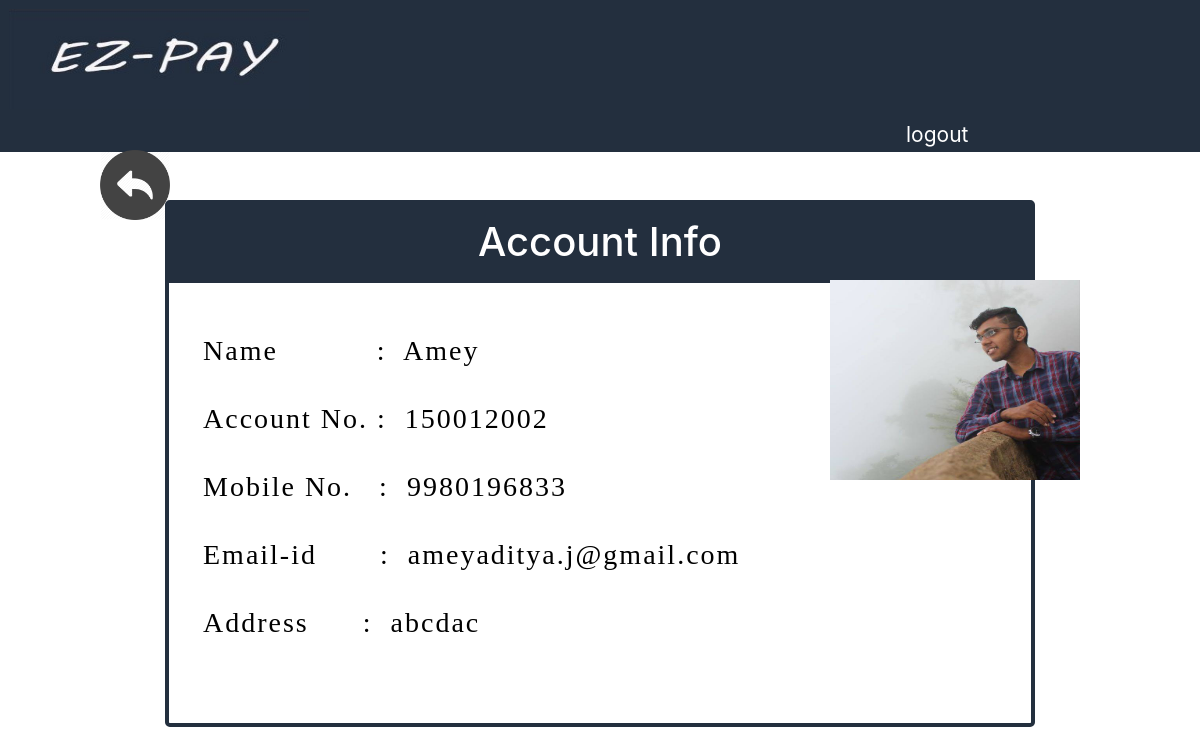
The app's page /accounts.php (signed in) with its own data.
### tables this page shows
CREATE TABLE `customer` (
  `cust_id` int(5) NOT NULL,
  `cust_name` varchar(50) NOT NULL,
  `cust_phone` varchar(10) NOT NULL,
  `cust_email` varchar(100) NOT NULL,
  `cust_username` varchar(25) NOT NULL,
  `cust_password` varchar(20) NOT NULL,
  `address` varchar(100) NOT NULL,
  `txn_password` varchar(10) DEFAULT NULL,
  `custimg` varchar(50) NOT NULL
);

CREATE TABLE `accounts` (
  `account_id` int(5) NOT NULL,
  `account_type` varchar(15) NOT NULL,
  `balance` int(10) NOT NULL,
  `date` date NOT NULL,
  `cust_id` int(5) DEFAULT NULL
);

### accounts.php (the view, shortened to what this page needs)
<?php
$s=$_SESSION['usr'];
    $conn=mysqli_connect('localhost','root','','bank');
    $acc="SELECT account_id FROM accounts WHERE cust_id IN (SELECT cust_id FROM customer WHERE cust_username='$s')";
    $details="SELECT *  FROM customer WHERE cust_username='$s'";
    $res=mysqli_query($conn,$acc);
    if(mysqli_num_rows($res)==1){
        $r1=mysqli_fetch_array($res);
        $accid=$r1['account_id'];
    }
    $res1=mysqli_query($conn,$details);
    if(mysqli_num_rows($res1)==1){
        $r2=mysqli_fetch_array($res1);
        $Name=$r2['cust_name'];
        $phone=$r2['cust_phone'];
        $email=$r2['cust_email'];
        $add=$r2['address'];
                $pic=$r2['custimg'];
    }
?>
<html><head>
       <link rel="stylesheet" href="https://maxcdn.bootstrapcdn.com/bootstrap/4.0.0/css/bootstrap.min.css">
    </head>
    <body bgcolor=#DCD9CD>
    <div style="background:#232F3E">
        <a href="logout.php"><button style="border:none;margin-top: 10;margin-bottom: 10;margin-left: 10; cursor:pointer"><img src="img/images.jpg" height=100 width="300" style="object-fit:fill;margin-top: -2;margin-left: -7;margin-right: -7;margin-bottom: -2"></button></a>
     <a href="logout.php"><button style=" border: none;font-size:21;margin-left:900; background:#232F3E;color: white;cursor:pointer">logout</button></a></div>
        <br>
     <br>
     <img src="<?php echo $pic; ?>" style="position:absolute;height: 200px;width: 250px;left:830;top:280">
      <a href="index.php"><img src="img/back.png" style="position: absolute;top: 150;left: 100;height: 70,
           ;width: 70;cursor: pointer;" title="back"></a><a href="index.php"><div class="img"></div></a>
    <div class="container" align=ce style="width:900">
        <div class="jumbotron" style="border:4px;border-color:#232F3E;border-style:solid; background-color:white"><form method="post" >
            <div style="background:#232F3E;height:80;margin-top:-65;margin-left:-35;margin-right:-35"><h1 style="text-align:center;color:white;padding-top: 15">Account Info</h1></div>
            <br>
            <br>
                   <h3><input  id="acc-id" type="text" value="<?php echo 'Name           :  '.$Name ?>"></h3>
        <h3><input  id="acc-id" type="text" value="<?php echo 'Account No. :  '.$accid ?>"></h3>
         <h3><input  id="acc-id" type="text" value="<?php echo 'Mobile No.   :  '.$phone ?>"></h3>
       <h3><input  id="acc-id" type="text" value="<?php echo 'Email-id       :  '.$email ?>"></h3>
     <h3><input  id="acc-i" type="text" value="<?php echo 'Address      :  '.$add ?>"></h3>
        </form></div></div></body></htm50

### accounts.php (style rules this page uses)
#acc-id { margin-bottom: 20; height: 40px; width: 800; font-family: cursive; letter-spacing: 2px; border: none; }
#acc-i { height: 40px; width: 800; font-family: cursive; letter-spacing: 2px; border: none; }

### records on screen
customer: custimg (picture), cust_name "Name : Amey", cust_phone "Mobile No. : 9980196833", cust_email "Email-id : ameyaditya.j@gmail.com", address "Address : abcdac"
accounts: account_id "Account No. : 150012002"
